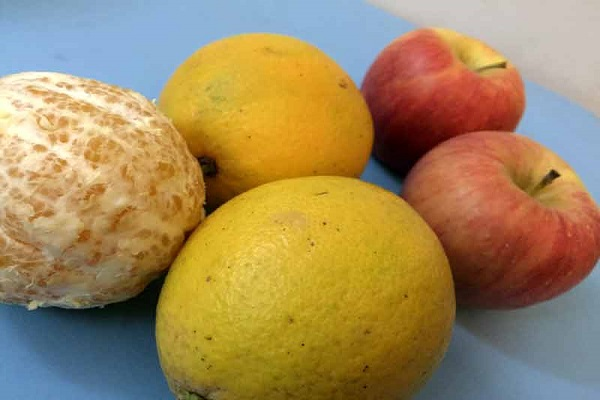
//> input picture opencv_histogram/data/fruit.jpg, 600 x 400 px
$ ./opencv_histogram   (built with g++ and OpenCV 4)
//> lines starting //> are read from the running program, lines starting //| are printed output that depends on the picture
### opencv_histogram/opencv_histogram/stdafx.h
// stdafx.h : 자주 사용하지만 자주 변경되지는 않는
// 표준 시스템 포함 파일 또는 프로젝트 관련 포함 파일이
// 들어 있는 포함 파일입니다.
//

#pragma once

#include "targetver.h"

#include <stdio.h>
#include <tchar.h>


// TODO: 프로그램에 필요한 추가 헤더는 여기에서 참조합니다.

### opencv_histogram/opencv_histogram/opencv_histogram.cpp
// opencv_histogram.cpp : 콘솔 응용 프로그램에 대한 진입점을 정의합니다.
//

#include "stdafx.h"
#include <opencv2/core/core.hpp>
#include <opencv2/imgcodecs.hpp>
#include <opencv2/highgui/highgui.hpp>
#include <opencv2/imgproc/imgproc.hpp>


#include <iostream>
#include <string>

#include<cv.h>
#include<highgui.h>


using namespace cv;
using namespace std;

int main(int argc, char** argv)
{
	// Put your image file here
	string imageName("../data/fruit.jpg");

	if (argc > 1) {
		imageName = argv[1];
	}

	Mat image;
	image = imread(imageName.c_str(), IMREAD_COLOR); // Read the file
//> image is the input picture: 400 rows x 600 cols, CV_8UC3; mean B, G, R 90.9, 135.7, 160.9

	Mat newImage; // Image for histogram equalization
	newImage = Mat::zeros(image.size(), image.type());

	cvtColor(image, image, CV_BGR2GRAY); // Change image to grayscale
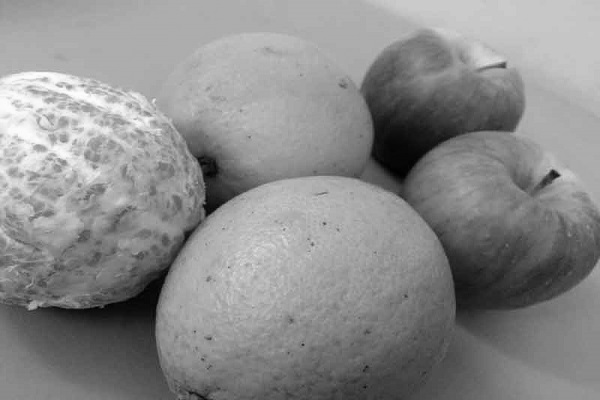
//> image: 400 rows x 600 cols, CV_8UC1; min 0, max 254, mean 138.2

	equalizeHist(image, newImage); // Do histogram equalization
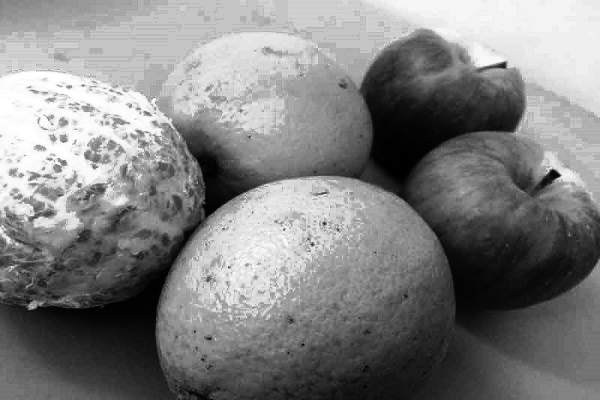
//> newImage: 400 rows x 600 cols, CV_8UC1; min 0, max 255, mean 128.6


	// Histogram calculation
	Mat in_hist, out_hist;
	int histSize = 256;
	float range[] = { 0, 256 };
	const float* histRange = { range };
	bool uniform = true;
	bool accumulate = false;

	calcHist(&image, 1, 0, Mat(), in_hist, 1, &histSize, &histRange, uniform, accumulate);
//> in_hist = 256 values, max 11509 at index 173, min 0 at index 255, mean 937.5
	calcHist(&newImage, 1, 0, Mat(), out_hist, 1, &histSize, &histRange, uniform, accumulate);
//> out_hist = 256 values, max 11509 at index 197, min 0 at index 29, mean 937.5

	// Draw a histogram
	int hist_w = 512;
	int hist_h = 400;
	int bin_w = cvRound((double)hist_w / histSize);
	Mat histImage(hist_h, hist_w, CV_8UC3, Scalar(0, 0, 0));
	Mat histNewImage(hist_h, hist_w, CV_8UC3, Scalar(0, 0, 0));

	normalize(image, image, 0, histImage.rows, NORM_MINMAX, -1, Mat());
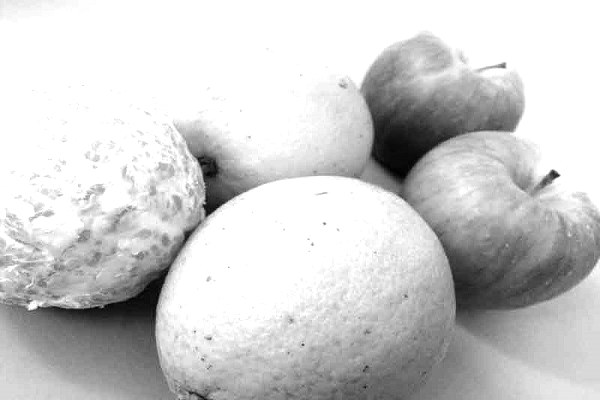
//> image: 400 rows x 600 cols, CV_8UC1; min 0, max 255, mean 204.9
	normalize(newImage, newImage, 0, histNewImage.rows, NORM_MINMAX, -1, Mat());
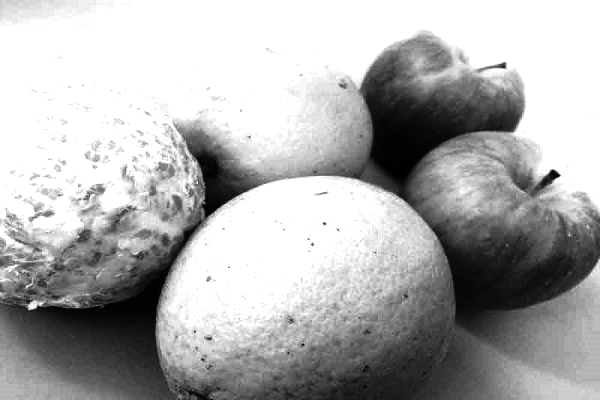
//> newImage: 400 rows x 600 cols, CV_8UC1; min 0, max 255, mean 174.4

	for (int i = 1; i < histSize; i++) {
		line(histImage, Point(bin_w*(i - 1), hist_h - cvRound(in_hist.at<float>(i - 1))),
			Point(bin_w*(i), hist_h - cvRound(in_hist.at<float>(i))), Scalar(255, 0, 0), 2, 8, 0);
	}
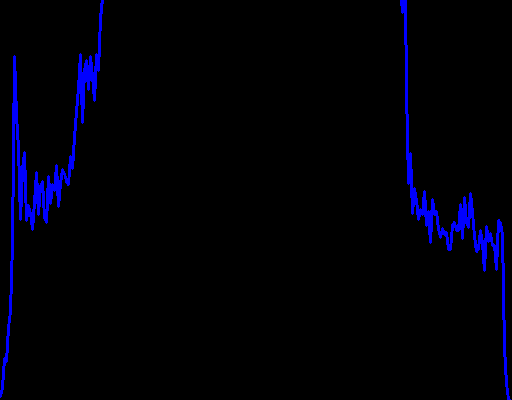
//> histImage: 400 rows x 512 cols, CV_8UC3; mean B, G, R 8.8, 0, 0

	for (int i = 1; i < histSize; i++) {
		line(histNewImage, Point(bin_w*(i - 1), hist_h - cvRound(out_hist.at<float>(i - 1))),
			Point(bin_w*(i), hist_h - cvRound(out_hist.at<float>(i))), Scalar(255, 0, 0), 2, 8, 0);
	}
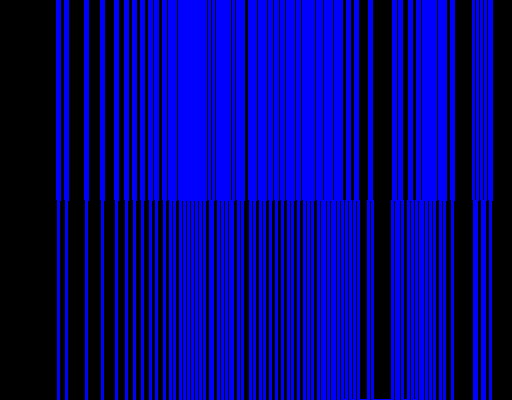
//> histNewImage: 400 rows x 512 cols, CV_8UC3; mean B, G, R 127.6, 0, 0

	namedWindow("Display window", 1); // Create a window for display
	namedWindow("Histogram equalization window", 1);

	namedWindow("calcHistDemo", WINDOW_AUTOSIZE); // Create a window for display histogram
	namedWindow("calcHistNewDemo", WINDOW_AUTOSIZE);

	imshow("Display window", image);	// Show our image inside it
	imshow("Histogram eqaulization window", newImage);

	imshow("calcHistDemo", histImage); // Show the histogram
	imshow("calcHistNewDemo", histNewImage);

	waitKey(0); // Wait for a keystroke in the window
	return 0;
}

$ run again, with opencv_histogram/data/happyDog.jpg copied over opencv_histogram/data/fruit.jpg
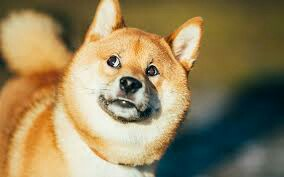
//> input picture opencv_histogram/data/happyDog.jpg, 284 x 177 px
//> image is the input picture: 177 rows x 284 cols, CV_8UC3; mean B, G, R 91.6, 129.6, 145.7
//> `cvtColor(image, image, CV_BGR2GRAY);`:
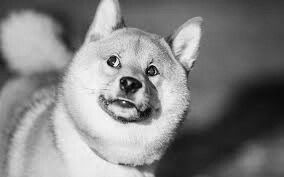
//> image: 177 rows x 284 cols, CV_8UC1; min 2, max 254, mean 130.1
//> in_hist = 256 values, max 464 at index 103, min 0 at index 0, mean 196.4
//> out_hist = 256 values, max 464 at index 104, min 0 at index 12, mean 196.4
//> after the loop `for (int i = 1; i < histSize; i++)`:
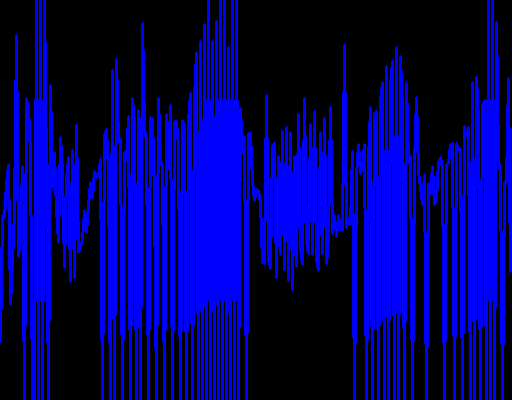
//> histNewImage: 400 rows x 512 cols, CV_8UC3; mean B, G, R 108.2, 0, 0
